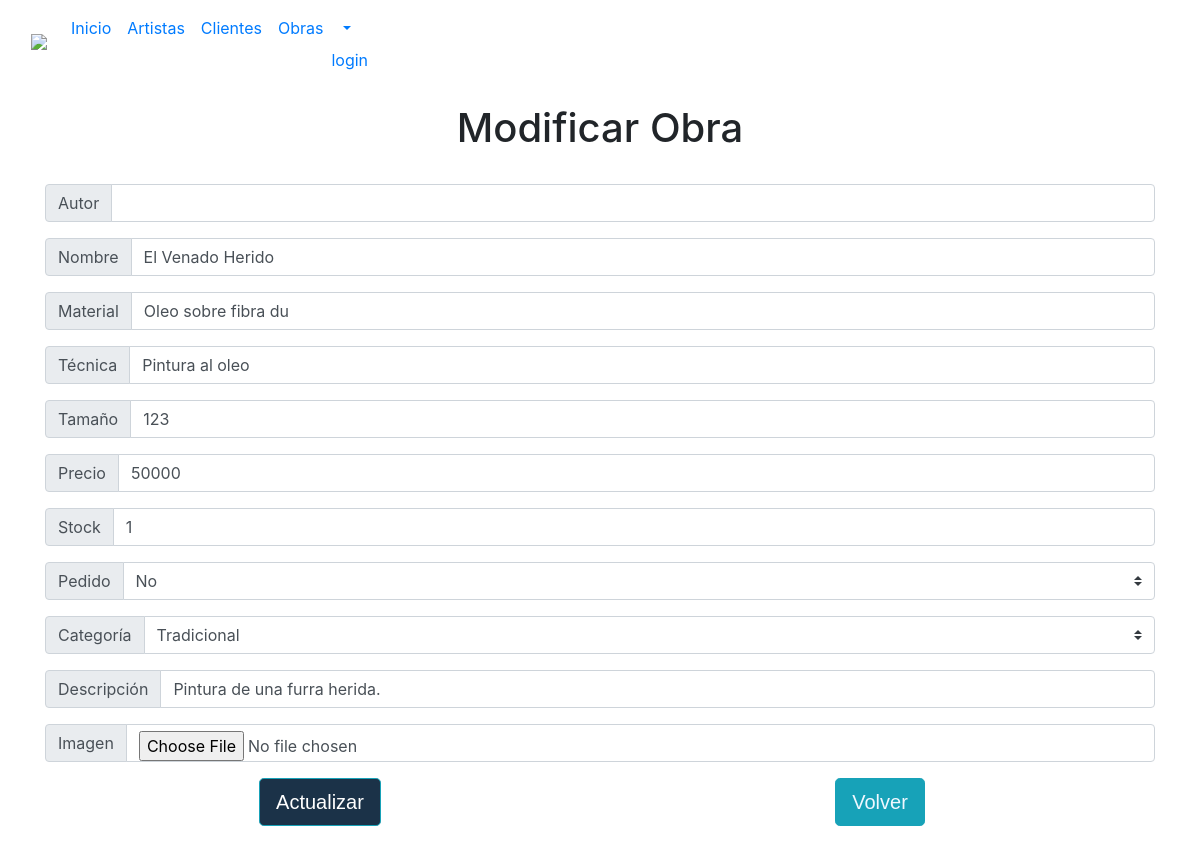
Page /obras/obras_edit/1 on the committed database.
### obras/models.py (models this page shows, shortened)
class Obra(models.Model):
    id_obra     = models.AutoField(db_column='id_obra', primary_key=True)
    artista     = models.CharField(max_length=20, blank= True, null=True)
    nombre      = models.CharField(max_length=20, blank=True, null= True)
    material    = models.CharField(max_length=20, blank=True, null=True)
    tecnica     = models.CharField(max_length=20, blank=True, null=True)
    tamaño      = models.IntegerField(blank=True, null=True)
    precio      = models.IntegerField(blank=True, null=True)
    stock       = models.IntegerField(blank=True, null=True)
    pedido_choices   = [
        ('Si', 'Si'),
        ('No', 'No'),
    ]
    pedido           = models.CharField(max_length=5, choices=pedido_choices, blank=True, null=True)
    categoria_choices= [
        ('Digital', 'Digital'),
        ('Tradicional', 'Tradicional'),
        ('Escultura', 'Escultura'),
        ('Fotografia', 'Fotografia'),
    ]
    categoria        = models.CharField(max_length=20, choices= categoria_choices, blank=True, null=True)
    descripcion      = models.CharField(max_length=100, blank=True, null=True)
    imagen = models.ImageField(upload_to='obras_imagenes/', blank=True, null=True)

### obras/views.py (the view)
# urls.py: path('obras_edit/<str:pk>', views.obras_edit, name='obras_edit'),
def obras_edit(request, pk):
    obra = Obra.objects.get(id_obra=pk)
    if request.method == "POST":
        form = ObraForm(request.POST, instance=obra)
        if form.is_valid():
            form.save()
            return redirect('obras_edit', pk=pk)
    else:
        form = ObraForm(instance=obra)
        context = {'obra': obra, 'form': form}
        return render(request, 'obras/obras_edit.html', context)

### obras/forms.py
class ObraForm(ModelForm):
    class Meta:
        model = Obra
        fields = "__all__"

### obras/templates/obras/obras_edit.html (shortened to what this page needs)
{% load static %}
<!DOCTYPE html>
<html lang="en">
<head>
    <link rel="stylesheet" href="https://stackpath.bootstrapcdn.com/bootstrap/4.4.1/css/bootstrap.min.css">
</head>
<body>
    <nav class="navbar navbar-expand-lg bg-body-tertiary">
        <div class="container-fluid">
          <a class="navbar-brand" href="index.html" ><img src="img/logo GZ.png"></a>
          <div class="collapse navbar-collapse" id="navbarNav">
            <ul class="navbar-nav">
              <li class="nav-item">
                <a class="nav-link active" aria-current="page" href="index.html">Inicio</a>
              </li>
              <li class="nav-item">
                <a class="nav-link" href="crud_artistas">Artistas</a>
              </li>
            <li class="nav-item">
              <a class="nav-link" href="crud_clientes">Clientes</a>
            </li>
              <li class="nav-item">
                <a class="nav-link" href="crud_obras">Obras</a>
              </li>
              <li class="nav-item-dropdown">
                <a class="nav-link dropdown-toggle" href="#" id="navbarDropdown" role="button" data-toggle="dropdown" aria-haspopup="true" aria-expanded="false">
               {% if user.is_authenticated %}
                   {{user.username}}
                {% else %}
                   <a href="{% url 'login' %}">login</a>
                {% endif %}
                </a>
            </li>
            </div>
          </div>
      </nav>
    <div class="container mt-4">
        {% if obra %}
        <h1 class="titulo text-center">Modificar Obra</h1>
        <br>
        <form action="{% url 'obras_edit' pk=obra.id_obra %}" method="POST" class="text-center jus-form" enctype="multipart/form-data">
                <div class="form-group">
                    <div class="input-group">
                        <div class="input-group-prepend">
                            <span class="input-group-text">Autor</span>
                        </div>
                        <input type="text" name="autor" value="{{obra.autor}}" class="form-control">
                    </div>
                </div>
                <div class="form-group">
                    <div class="input-group">
                        <div class="input-group-prepend">
                            <span class="input-group-text">Nombre</span>
                        </div>
                        <input type="text" name="nombre" value="{{obra.nombre}}" class="form-control">
                    </div>
                </div>
                <div class="form-group">
                    <div class="input-group">
                        <div class="input-group-prepend">
                            <span class="input-group-text">Material</span>
                        </div>
                        <input type="text" name="material" value="{{obra.material}}" class="form-control">
                    </div>
                </div>
                <div class="form-group">
                    <div class="input-group">
                        <div class="input-group-prepend">
                            <span class="input-group-text">Técnica</span>
                        </div>
                        <input type="text" name="tecnica" value="{{obra.tecnica}}" class="form-control">
                    </div>
                </div>
                <div class="form-group">
                    <div class="input-group">
                        <div class="input-group-prepend">
                            <span class="input-group-text">Tamaño</span>
                        </div>
                        <input type="number" name="tamaño" value="{{obra.tamaño}}" class="form-control">
                    </div>
                </div>
                <div class="form-group">
                    <div class="input-group">
                        <div class="input-group-prepend">
                            <span class="input-group-text">Precio</span>
                        </div>
                        <input type="number" name="precio" value="{{obra.precio}}" class="form-control">
                    </div>
                </div>
                <div class="form-group">
                    <div class="input-group">
                        <div class="input-group-prepend">
                            <span class="input-group-text">Stock</span>
                        </div>
                        <input type="number" name="stock" value="{{obra.stock}}" class="form-control">
                    </div>
                </div>
                <div class="form-group">
                    <div class="input-group">
                        <div class="input-group-prepend">
                            <span class="input-group-text">Pedido</span>
                        </div>
                        <select name="pedido" class="custom-select">
                            {% for choice_value, choice_label in obra.pedido_choices %}
                                <option value="{{ choice_value}}" {% if obra.pedido == choice_value %}selected{% endif %}>
                                    {{ choice_label }}
                                </option>
                            {% endfor %}
                        </select>
                    </div>
                </div>
                <div class="form-group">
                    <div class="input-group">
                        <div class="input-group-prepend">
                            <span class="input-group-text">Categoría</span>
                        </div>
                        <select name="categoria" class="custom-select">
                            {% for choice_value, choice_label in obra.categoria_choices %}
                                <option value="{{ choice_value}}" {% if obra.categoria == choice_value %}selected{% endif %}>
                                    {{ choice_label }}
                                </option>
                            {% endfor %}
                        </select>
                    </div>
                </div>
                <div class="form-group">
                    <div class="input-group">
                        <div class="input-group-prepend">
                            <span class="input-group-text">Descripción</span>
                        </div>
                        <input type="text" name="descripcion" value="{{obra.descripcion}}" class="form-control">
                    </div>
                </div>
                <div class="form-group">
                    <div class="input-group">
                        <div class="input-group-prepend">
                            <span class="input-group-text">Imagen</span>
                        </div>
                        <input type="file" name="imagen" accept="image/*" class="form-control">
                    </div>
                </div>
                <div class="form-row">
                    <div class="form-group col-md-6">
                        <div class="text-center">
                            <button type="submit" class="btn btn-info btn-lg" name="opcion" style="font-family: Verdana, Geneva, Tahoma, sans-serif; background-color: #1b3248;">Actualizar</button>
                        </div>
                    </div>
                    <div class="form-group col-md-6">
                        <div class="text-center">
                            <button type="button" class="btn btn-info btn-lg" style="color: aliceblue;font-family: Verdana, Geneva, Tahoma, sans-serif;">
                                <a href="{% url 'crud_obras' %}" style="color: aliceblue;">Volver</a>
                            </button>
                        </div>
                    </div>
                </div>
        </form>
        <br>
        {% endif %}
        <br>
    </div>
</body>
</html>

### rows in the picture
Obra: nombre "El Venado Herido", material "Oleo sobre fibra du", tecnica "Pintura al oleo", tamaño "123", precio "50000", stock "1", pedido "No", categoria "Tradicional", descripcion "Pintura de una furra herida."
